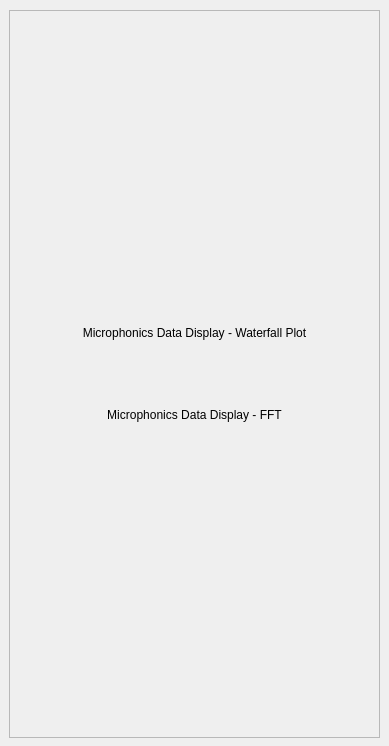
<?xml version="1.0" encoding="UTF-8"?>
<ui version="4.0">
 <class>Form</class>
 <widget class="QWidget" name="Form">
  <property name="geometry">
   <rect>
    <x>0</x>
    <y>0</y>
    <width>389</width>
    <height>746</height>
   </rect>
  </property>
  <property name="windowTitle">
   <string>Form</string>
  </property>
  <widget class="QFrame" name="frame">
   <property name="enabled">
    <bool>true</bool>
   </property>
   <property name="geometry">
    <rect>
     <x>9</x>
     <y>10</y>
     <width>371</width>
     <height>728</height>
    </rect>
   </property>
   <property name="frameShape">
    <enum>QFrame::StyledPanel</enum>
   </property>
   <property name="frameShadow">
    <enum>QFrame::Raised</enum>
   </property>
   <layout class="QVBoxLayout" name="verticalLayout_2">
    <item>
     <layout class="QVBoxLayout" name="verticalLayout_4">
      <item>
       <widget class="QLabel" name="label">
        <property name="sizePolicy">
         <sizepolicy hsizetype="Preferred" vsizetype="Minimum">
          <horstretch>0</horstretch>
          <verstretch>0</verstretch>
         </sizepolicy>
        </property>
        <property name="maximumSize">
         <size>
          <width>16777215</width>
          <height>60</height>
         </size>
        </property>
        <property name="text">
         <string>Microphonics Data Display - Waterfall Plot</string>
        </property>
        <property name="alignment">
         <set>Qt::AlignCenter</set>
        </property>
       </widget>
      </item>
      <item>
       <layout class="QGridLayout" name="PlotTop"/>
      </item>
      <item>
       <widget class="QLabel" name="label_3">
        <property name="maximumSize">
         <size>
          <width>16777215</width>
          <height>10</height>
         </size>
        </property>
        <property name="text">
         <string/>
        </property>
       </widget>
      </item>
      <item>
       <widget class="QLabel" name="label_2">
        <property name="sizePolicy">
         <sizepolicy hsizetype="Preferred" vsizetype="Minimum">
          <horstretch>0</horstretch>
          <verstretch>0</verstretch>
         </sizepolicy>
        </property>
        <property name="maximumSize">
         <size>
          <width>16777215</width>
          <height>60</height>
         </size>
        </property>
        <property name="text">
         <string>Microphonics Data Display - FFT</string>
        </property>
        <property name="alignment">
         <set>Qt::AlignCenter</set>
        </property>
       </widget>
      </item>
      <item>
       <layout class="QGridLayout" name="PlotBot"/>
      </item>
     </layout>
    </item>
   </layout>
  </widget>
 </widget>
 <resources/>
 <connections/>
</ui>
